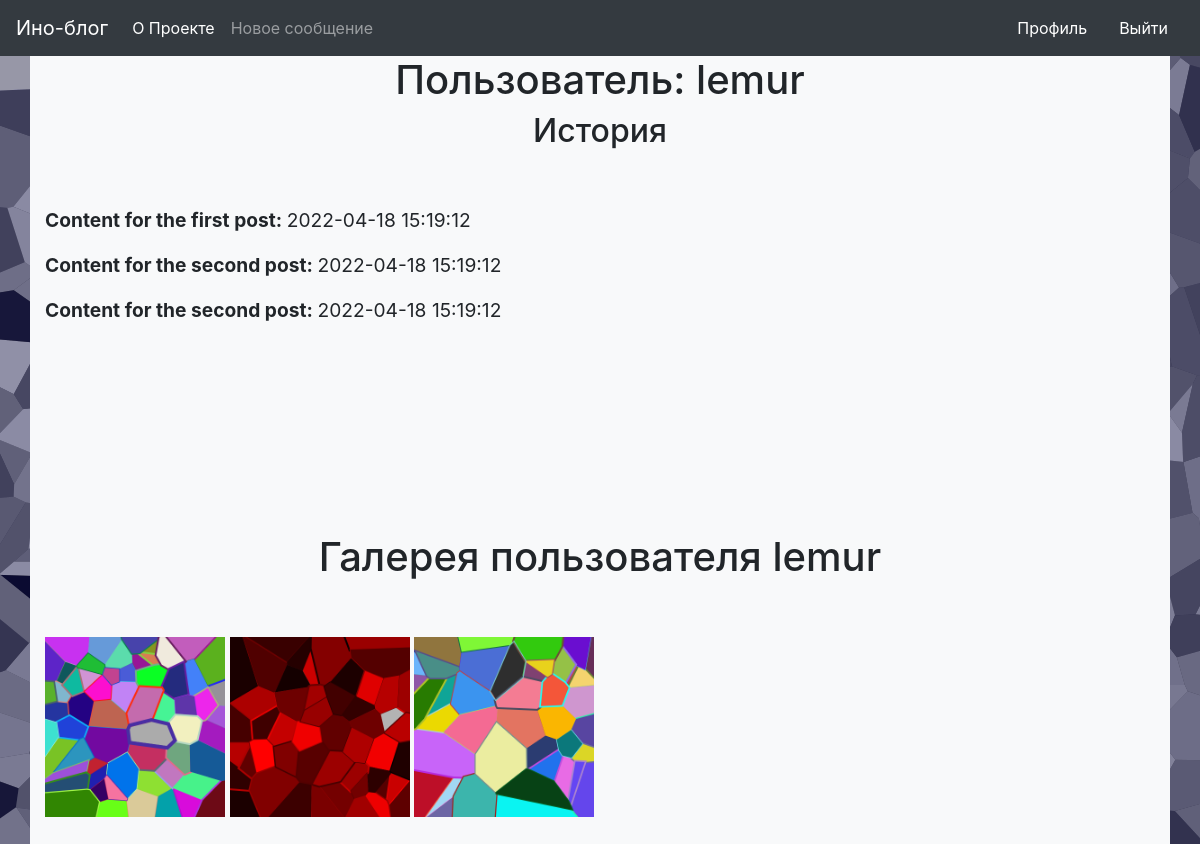
/user/lemur (signed in), run on the app's committed database.
### project.py (models this page shows, shortened)
class Post(db.Model):
    id = db.Column(db.Integer, primary_key=True)
    title = db.Column(db.String(140))
    content = db.Column(db.String(540))
    image = db.Column(db.String(40))
    stamp = db.Column(db.DateTime, index=True, default=datetime.now(timezone.utc))
    username = db.Column(db.String(140))

### project.py (the view)
@app.route('/user/<username>')
@login_required
def user(username):
    conn = get_db_connection()
    posts = conn.execute('SELECT * FROM post WHERE username = ?', (username,)).fetchall()
    conn.close()
    return render_template('user.html', posts=posts, user=username,
                           len_posts=len(posts))

### project.py (called while the page is built)
@login.user_loader
def load_user(user_id):
    return User.query.get(int(user_id))

def get_db_connection():
    conn = sqlite3.connect('database.db')
    conn.row_factory = sqlite3.Row
    return conn

### templates/user.html
{% extends 'base.html' %}
{% block content %}
<h1 align="center">Пользователь: {{ user }}</h1>
<h2 align="center">История</h2>
<br> <br>
{% if len_posts > 0%}
{% for post in posts %}
<p><big>
    <b>{{ post.content }}: </b> {{ post.stamp }}
</big>
</p>
{% endfor %}
{% else %}
<p align="center"><big>
    Пока нет постов
</big></p>
{% endif %}
<br> <br> <br> <br> <br> <br> <br> <br>
{% if len_posts > 0%}
<h1 align="center">Галерея пользователя {{ user }}</h1>
<br> <br>
{% for post in posts %}
<img src="{{ url_for('static', filename=post['image']) }}" width="180" height="180">
{% endfor %}
{% endif %}
<br> <br> <br> <br> <br> <br> <br> <br> <br> <br> <br> <br> <br> <br> <br> <br>
<br> <br> <br> <br> <br> <br> <br> <br> <br> <br> <br> <br> <br> <br> <br> <br>
{% endblock %}

### data on the page
Post: content "Content for the first post", stamp "2022-04-18 15:19:12", image (picture)
Post: content "Content for the second post", stamp "2022-04-18 15:19:12", image (picture)
Post: content "Content for the second post", stamp "2022-04-18 15:19:12", image (picture)

### other printed values
{{ user }} "lemur"
